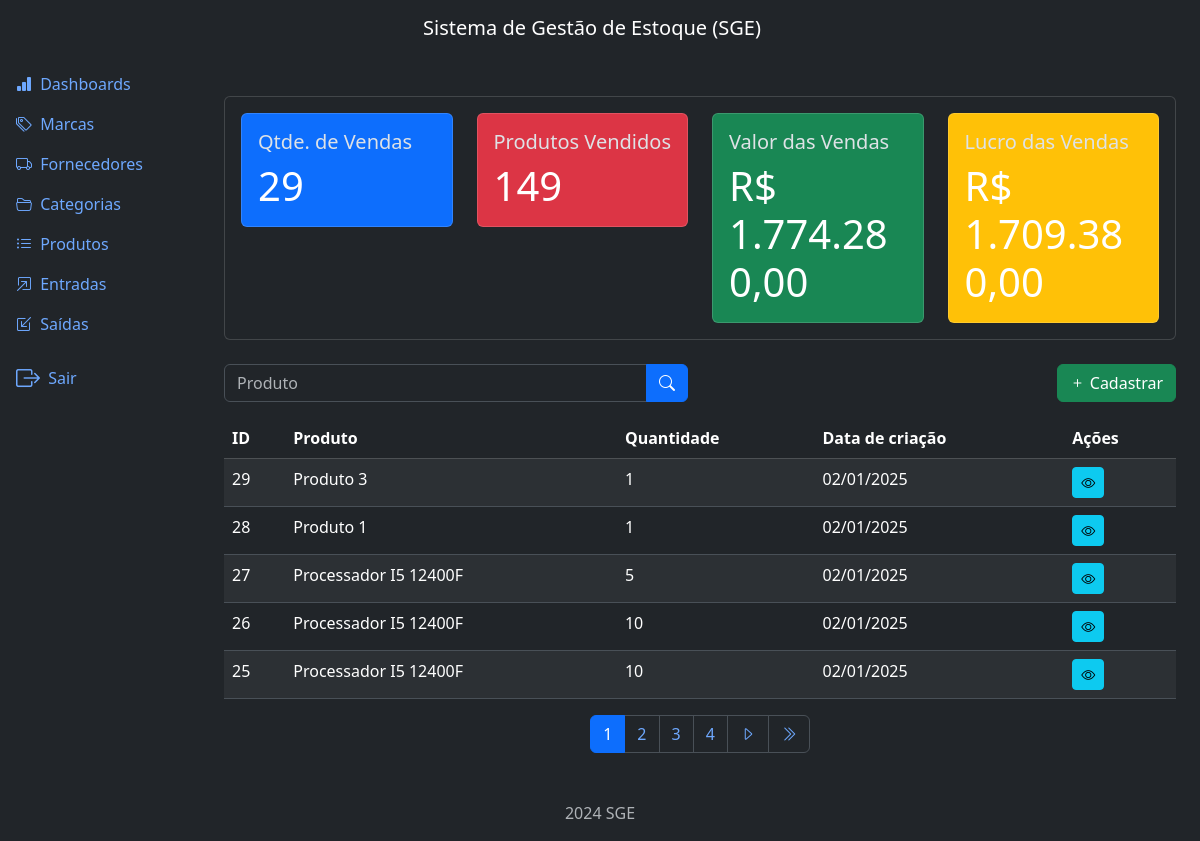
Page /outflows/list/ (signed in) on the earlier database version.
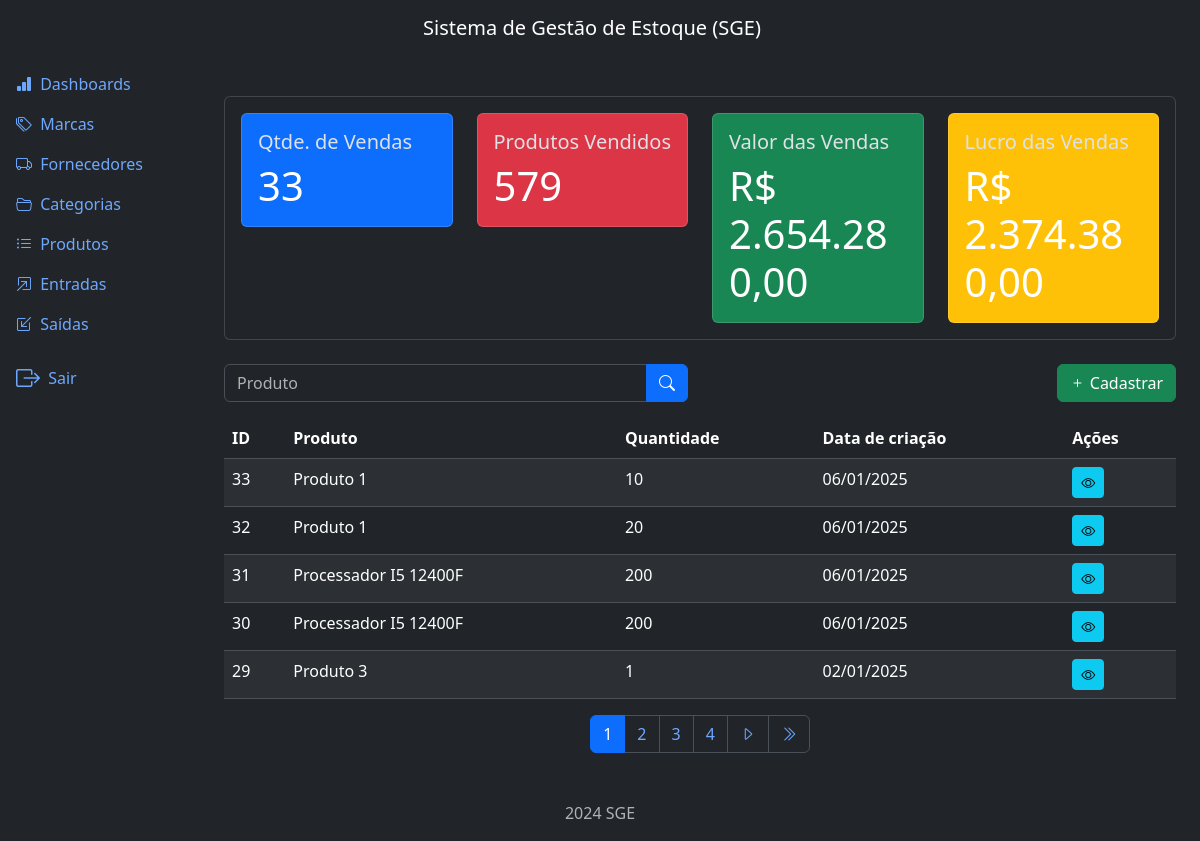
Same page on the later database version.
### outflows/models.py (models this page shows, shortened)
class Outflow(models.Model):
    product = models.ForeignKey(
        Product, on_delete=models.PROTECT, related_name='outflows')
    quantity = models.IntegerField()
    description = models.TextField(null=True, blank=True)
    created_at = models.DateTimeField(auto_now_add=True)
    updated_at = models.DateTimeField(auto_now=True)
    class Meta:
        ordering = ['-created_at']

### products/models.py (models this page shows)
class Product(models.Model):
    title = models.CharField(max_length=500)
    category = models.ForeignKey(
        Category, on_delete=models.PROTECT, related_name='products')
    brand = models.ForeignKey(
        Brand, on_delete=models.PROTECT, related_name='products')
    description = models.TextField(null=True, blank=True)
    serie_number = models.CharField(max_length=200, null=True, blank=True)
    cost_price = models.DecimalField(max_digits=20, decimal_places=2)
    selling_price = models.DecimalField(max_digits=20, decimal_places=2)
    quantity = models.IntegerField(default=0)
    created_at = models.DateTimeField(auto_now_add=True)
    updated_at = models.DateTimeField(auto_now=True)
    class Meta:
        ordering = ['title']
    def __str__(self):
        return self.title

### outflows/views.py (the view)
# urls.py: path('list/', views.OutflowListView.as_view(), name='list'),
class OutflowListView(LoginRequiredMixin, PermissionRequiredMixin, ListView):
    model = Outflow
    template_name = 'outflow_list.html'
    context_object_name = 'outflows'
    paginate_by = 5
    permission_required = 'outflows.view_outflow'
    def get_queryset(self):
        qs = super().get_queryset()
        product = self.request.GET.get('product')
        if product:
            qs = qs.filter(product__title__icontains=product)
        return qs
    def get_context_data(self, **kwargs):
        context = super().get_context_data(**kwargs)
        context['sales_metrics'] = get_sales_metrics()
        return context

### project/metrics.py (called while the page is built)
def get_sales_metrics():
    total_sales = Outflow.objects.count()
    total_products_sold = Outflow.objects.aggregate(
        total_products_sold=Sum('quantity')
    )['total_products_sold'] or 0
    total_sales_value = sum(
        outflow.quantity * outflow.product.selling_price for outflow in Outflow.objects.all())  # noqa
    total_sales_cost = sum(
        outflow.quantity * outflow.product.cost_price for outflow in Outflow.objects.all())  # noqa
    total_sales_profit = total_sales_value - total_sales_cost
    return dict(
        total_sales=total_sales,
        total_products_sold=total_products_sold,
        total_sales_value=number_format(
            total_sales_value, decimal_pos=2, force_grouping=True),
        total_sales_profit=number_format(
            total_sales_profit, decimal_pos=2, force_grouping=True)
    )

### outflows/templates/outflow_list.html (shortened to what this page needs)
{% extends "base.html" %}
{% block content %}
  {% if perms.outflows.view_outflow %}
    {% include "components/sales_metrics.html" %}
  {% endif %}
  <div class="row mb-3">
    <div class="col-md-6">
      <form method="GET" action="{% url "outflow:list" %}">
        <div class="input-group">
          <input type="text" class="form-control" name="product" placeholder="Produto" value="{{request.GET.product}}">
          <button type="submit" class="btn btn-primary">
            <i class="bi bi-search"></i>
          </button>
        </div>
      </form>
    </div>
    {% if perms.outflows.add_outflow %}
      <div class="col-md-6">
        <a href="{% url "outflow:create" %}" class="btn btn-success float-end" >
          <i class="bi bi-plus"></i>
          Cadastrar
        </a>
      </div>
    {% endif %}
  </div>
  <div class="table-responsive">
    <table class="table table-striped table-border">
      <thead class="table-dark">
        <tr>
          <th>ID</th>
          <th>Produto</th>
          <th>Quantidade</th>
          <th>Data de criação</th>
          <th>Ações</th>
        </tr>
      </thead>
      <tbody>
        {% for outflow in outflows %}
          <tr>
            <td>{{ outflow.id }}</td>
            <td>{{ outflow.product }}</td>
            <td>{{ outflow.quantity }}</td>
            <td>{{ outflow.created_at|date:"d/m/Y" }}</td>
            <td>
              <a href="{% url "outflow:detail" outflow.id %}" class="btn btn-info btn-sm"><i class="bi bi-eye"></i></a>
            </td>
          </tr>
        {% endfor %}
      </tbody>
    </table>
  </div>
  {% include "components/pagination.html" %}
{% endblock content %}

Differences in the rows shown:
no longer on this page (row unchanged): Outflow: id "28", product "Produto 1", quantity "1", created_at "02/01/2025"
no longer on this page (row unchanged): Outflow: id "27", product "Processador I5 12400F", quantity "5", created_at "02/01/2025"
no longer on this page (row unchanged): Outflow: id "26", product "Processador I5 12400F", quantity "10", created_at "02/01/2025"
no longer on this page (row unchanged): Outflow: id "25", product "Processador I5 12400F", quantity "10", created_at "02/01/2025"
added Outflow: id "33", product "Produto 1", quantity "10", created_at "06/01/2025"
added Outflow: id "32", product "Produto 1", quantity "20", created_at "06/01/2025"
added Outflow: id "31", product "Processador I5 12400F", quantity "200", created_at "06/01/2025"
added Outflow: id "30", product "Processador I5 12400F", quantity "200", created_at "06/01/2025"
Other differences:
{{ sales_metrics.total_sales }}: "29" → "33"
{{ sales_metrics.total_products_sold }}: "149" → "579"
{{ sales_metrics.total_sales_value }}: "1.774.280,00" → "2.654.280,00"
{{ sales_metrics.total_sales_profit }}: "1.709.380,00" → "2.374.380,00"
